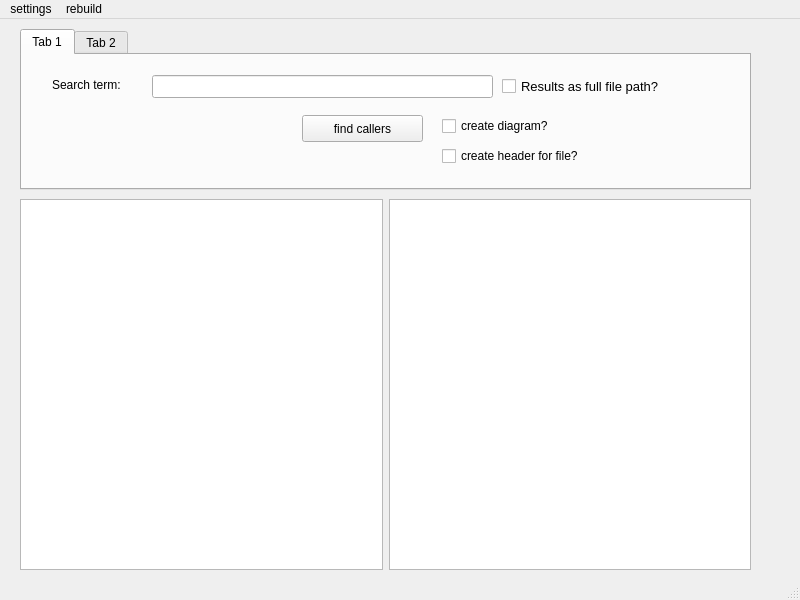
<?xml version="1.0" encoding="UTF-8"?>
<ui version="4.0">
 <author>Giddi</author>
 <class>MainWindow</class>
 <widget class="QMainWindow" name="MainWindow">
  <property name="geometry">
   <rect>
    <x>0</x>
    <y>0</y>
    <width>800</width>
    <height>600</height>
   </rect>
  </property>
  <property name="windowTitle">
   <string>MainWindow</string>
  </property>
  <widget class="QWidget" name="centralwidget">
   <widget class="QWidget" name="horizontalLayoutWidget">
    <property name="geometry">
     <rect>
      <x>20</x>
      <y>180</y>
      <width>731</width>
      <height>371</height>
     </rect>
    </property>
    <layout class="QHBoxLayout" name="horizontalLayout">
     <item>
      <widget class="QTextEdit" name="Output_window">
       <property name="readOnly">
        <bool>true</bool>
       </property>
      </widget>
     </item>
     <item>
      <widget class="QGraphicsView" name="graphicsView"/>
     </item>
    </layout>
   </widget>
   <widget class="QTabWidget" name="tabWidget">
    <property name="geometry">
     <rect>
      <x>20</x>
      <y>10</y>
      <width>731</width>
      <height>161</height>
     </rect>
    </property>
    <property name="currentIndex">
     <number>0</number>
    </property>
    <widget class="QWidget" name="tab">
     <attribute name="title">
      <string>Tab 1</string>
     </attribute>
     <widget class="QLineEdit" name="input_search_term">
      <property name="geometry">
       <rect>
        <x>130</x>
        <y>20</y>
        <width>341</width>
        <height>23</height>
       </rect>
      </property>
     </widget>
     <widget class="QPushButton" name="start_query">
      <property name="geometry">
       <rect>
        <x>280</x>
        <y>60</y>
        <width>121</width>
        <height>27</height>
       </rect>
      </property>
      <property name="text">
       <string>find callers</string>
      </property>
     </widget>
     <widget class="QCheckBox" name="output_diagram_check">
      <property name="geometry">
       <rect>
        <x>420</x>
        <y>60</y>
        <width>191</width>
        <height>22</height>
       </rect>
      </property>
      <property name="toolTip">
       <string>output file location and name must be specified in the config</string>
      </property>
      <property name="text">
       <string>create diagram?</string>
      </property>
     </widget>
     <widget class="QLabel" name="label">
      <property name="geometry">
       <rect>
        <x>30</x>
        <y>20</y>
        <width>111</width>
        <height>20</height>
       </rect>
      </property>
      <property name="text">
       <string>Search term:</string>
      </property>
     </widget>
     <widget class="QCheckBox" name="output_full_path_check">
      <property name="geometry">
       <rect>
        <x>480</x>
        <y>20</y>
        <width>231</width>
        <height>22</height>
       </rect>
      </property>
      <property name="font">
       <font>
        <pointsize>10</pointsize>
       </font>
      </property>
      <property name="toolTip">
       <string>output file location and name must be specified in the config</string>
      </property>
      <property name="text">
       <string>Results as full file path?</string>
      </property>
     </widget>
     <widget class="QCheckBox" name="create_header_check">
      <property name="geometry">
       <rect>
        <x>420</x>
        <y>90</y>
        <width>231</width>
        <height>22</height>
       </rect>
      </property>
      <property name="toolTip">
       <string>output file location and name must be specified in the config</string>
      </property>
      <property name="text">
       <string>create header for file?</string>
      </property>
     </widget>
    </widget>
    <widget class="QWidget" name="tab_2">
     <attribute name="title">
      <string>Tab 2</string>
     </attribute>
     <widget class="QPushButton" name="star_query_all">
      <property name="geometry">
       <rect>
        <x>210</x>
        <y>20</y>
        <width>161</width>
        <height>27</height>
       </rect>
      </property>
      <property name="text">
       <string>show every function</string>
      </property>
     </widget>
     <widget class="QCheckBox" name="create_md_check">
      <property name="geometry">
       <rect>
        <x>410</x>
        <y>20</y>
        <width>131</width>
        <height>23</height>
       </rect>
      </property>
      <property name="text">
       <string>create .md</string>
      </property>
     </widget>
     <widget class="QCheckBox" name="create_csv_check">
      <property name="geometry">
       <rect>
        <x>410</x>
        <y>60</y>
        <width>111</width>
        <height>23</height>
       </rect>
      </property>
      <property name="text">
       <string>create .csv</string>
      </property>
     </widget>
     <widget class="QCheckBox" name="create_html_check">
      <property name="enabled">
       <bool>false</bool>
      </property>
      <property name="geometry">
       <rect>
        <x>410</x>
        <y>100</y>
        <width>121</width>
        <height>23</height>
       </rect>
      </property>
      <property name="text">
       <string>create .html</string>
      </property>
     </widget>
    </widget>
   </widget>
  </widget>
  <widget class="QMenuBar" name="menubar">
   <property name="geometry">
    <rect>
     <x>0</x>
     <y>0</y>
     <width>800</width>
     <height>20</height>
    </rect>
   </property>
   <widget class="QMenu" name="menusettings">
    <property name="title">
     <string>settings</string>
    </property>
    <addaction name="actionopen_user_config"/>
    <addaction name="actionset_paths"/>
   </widget>
   <widget class="QMenu" name="menurebuild">
    <property name="title">
     <string>rebuild</string>
    </property>
    <addaction name="actionrebuild_Database"/>
   </widget>
   <addaction name="menusettings"/>
   <addaction name="menurebuild"/>
  </widget>
  <widget class="QStatusBar" name="statusbar"/>
  <action name="actionopen_user_config">
   <property name="text">
    <string>open user config</string>
   </property>
  </action>
  <action name="actionset_paths">
   <property name="text">
    <string>set paths</string>
   </property>
  </action>
  <action name="actionrebuild_Database">
   <property name="text">
    <string>rebuild Database</string>
   </property>
  </action>
 </widget>
 <resources/>
 <connections/>
 <designerdata>
  <property name="gridDeltaX">
   <number>10</number>
  </property>
  <property name="gridDeltaY">
   <number>10</number>
  </property>
  <property name="gridSnapX">
   <bool>true</bool>
  </property>
  <property name="gridSnapY">
   <bool>true</bool>
  </property>
  <property name="gridVisible">
   <bool>true</bool>
  </property>
 </designerdata>
</ui>
